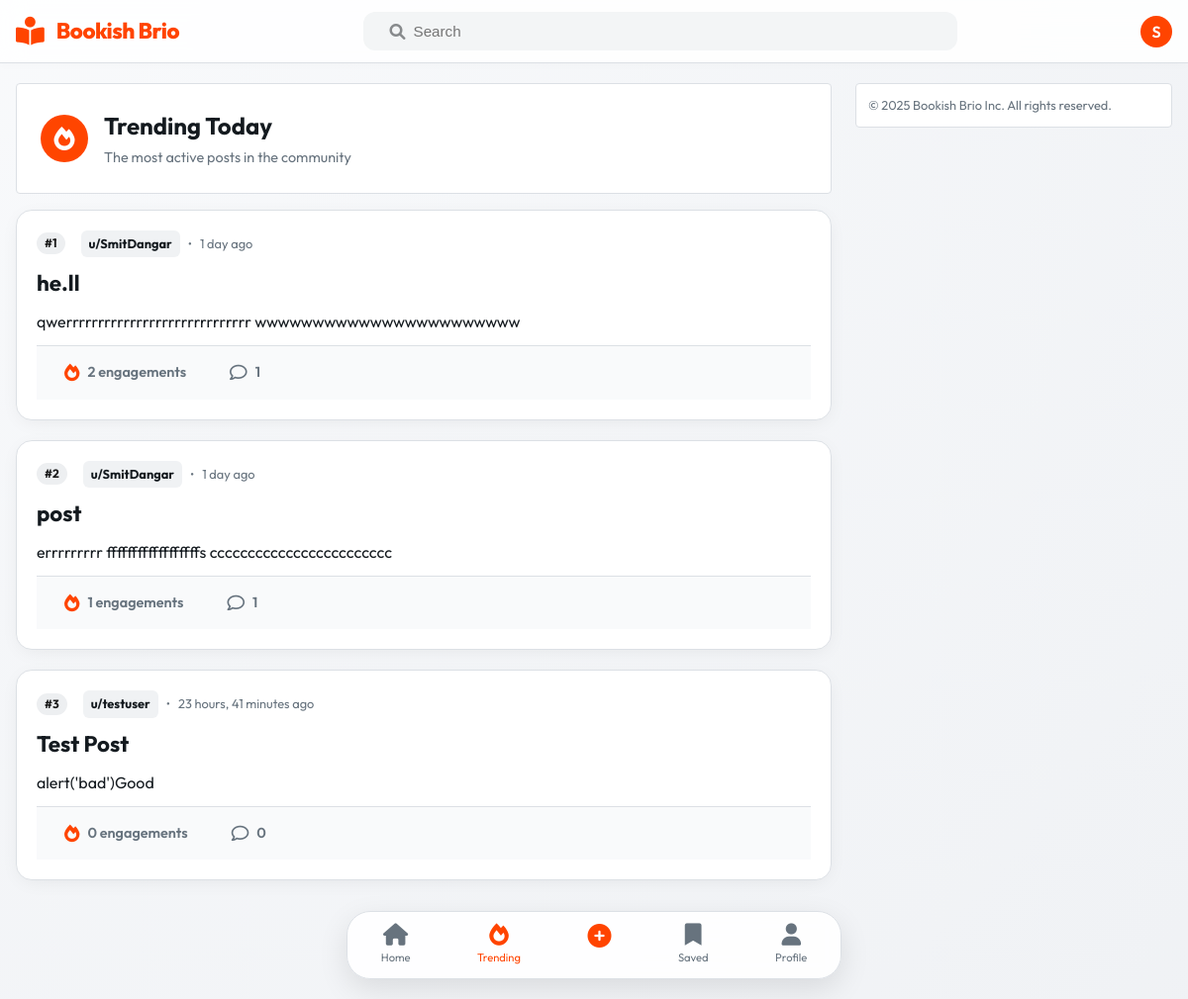
The page /trending/ (signed in) on the database its author committed.
### home/models.py (models this page shows, shortened)
class Post(models.Model):
    title = models.CharField(max_length=200)
    content = models.TextField()
    image = models.ImageField(
        upload_to='posts/',
        blank=True,
        null=True,
        help_text="Optional cover image for the post"
    )
    author = models.ForeignKey(
        User,
        on_delete=models.CASCADE,
        related_name='posts'
    )
    likes = models.ManyToManyField(
        User,
        related_name='liked_posts',
        blank=True,
        help_text="Users who liked this post"
    )
    tags = models.ManyToManyField('Tag', blank=True, related_name='posts', help_text="Tags for this post")
    created_at = models.DateTimeField(auto_now_add=True)
    @property
    def preview_content(self):
        return strip_tags(self.content)

### home/views.py (the view)
# urls.py: path('trending/', views.trending_posts, name='trending'),
def trending_posts(request):
    from datetime import timedelta
    from django.utils import timezone
    week_ago = timezone.now() - timedelta(days=7)
    posts = Post.objects.filter(created_at__gte=week_ago).annotate(
        like_count=Count('likes'),
        comment_count=Count('comments')
    ).order_by('-like_count', '-comment_count')[:20]
    return render(request, 'home/trending.html', {'posts': posts})

### home/templates/home/trending.html (shortened to what this page needs)
{% extends "home/base.html" %}
{% block content %}
<div class="trending-header">
    <div class="trending-icon"><i class="fas fa-fire"></i></div>
    <div class="trending-title">
        <h1>Trending Today</h1>
        <p>The most active posts in the community</p>
    </div>
</div>
<section class="posts-feed">
    {% for post in posts %}
    <article class="post-card" onclick="window.location.href='{% url 'post_detail' post.pk %}'">
        <div class="post-main">
            <div class="post-meta">
                <span class="rank-badge">#{{ forloop.counter }}</span>
                <a href="{% url 'public_profile' post.author.username %}" class="post-author"
                    onclick="event.stopPropagation();">
                    u/{{ post.author.username }}
                </a>
                <span>•</span>
                <span>{{ post.created_at|timesince }} ago</span>
            </div>
            <h2 class="post-title">{{ post.title }}</h2>
            <div class="post-content-preview"
                style="display: -webkit-box; -webkit-line-clamp: 2; -webkit-box-orient: vertical; overflow: hidden;">
                {{ post.preview_content }}
            </div>
            <div class="post-actions" style="margin-top: 12px;">
                <div class="action-btn">
                    <i class="fas fa-fire" style="color: var(--primary);"></i>
                    <span>{{ post.like_count|add:post.comment_count }} engagements</span>
                </div>
                <div class="action-btn">
                    <i class="far fa-comment"></i>
                    <span>{{ post.comment_count }}</span>
                </div>
            </div>
        </div>
    </article>
    {% empty %}
    <div
        style="background: white; padding: 60px; text-align: center; border-radius: 4px; border: 1px solid var(--border);">
        <i class="fas fa-ghost fa-3x" style="margin-bottom: 16px; opacity: 0.2;"></i>
        <p>It's quiet here... for now.</p>
    </div>
    {% endfor %}
</section>
{% endblock %}

### home/templates/home/base.html (shortened to what this page needs)
{% load static %}
<!DOCTYPE html>
<html lang="en">
<head>
    <link rel="stylesheet" href="https://cdnjs.cloudflare.com/ajax/libs/font-awesome/6.0.0-beta3/css/all.min.css">
    <link rel="stylesheet" href="{% static 'home/css/main.css' %}">
</head>
<body>
    <header class="header">
        <div class="header-content">
            <a href="{% url 'index' %}" class="logo-link">
                <i class="fas fa-book-reader fa-lg"></i>
                <h1>Bookish Brio</h1>
            </a>
            <div class="search-container">
                <form action="{% url 'search_enhanced' %}" method="get" class="search-form">
                    <i class="fas fa-search" style="color: #878a8c; margin-left: 10px;"></i>
                    <input type="text" name="q" placeholder="Search" value="{{ request.GET.q|default:'' }}">
                </form>
            </div>
            <div class="header-actions">
                {% if user.is_authenticated %}
                <a href="{% url 'profile' %}" class="user-avatar-link" style="text-decoration: none;">
                    <div class="user-avatar"
                        style="width: 32px; height: 32px; border-radius: 50%; background: var(--primary); color: white; display: flex; align-items: center; justify-content: center; font-weight: 600;">
                        {{ user.username|first|upper }}
                    </div>
                </a>
                {% else %}
                <a href="{% url 'login' %}" class="btn-orange">Log In</a>
                {% endif %}
            </div>
        </div>
    </header>
    <main class="main-container">
        <section class="content-feed">
            {% block content %}{% endblock %}
        </section>
        <aside class="sidebar">
            {% block sidebar %}
            <div
                style="background: white; border: 1px solid var(--border); border-radius: 4px; padding: 12px; box-shadow: var(--shadow-sm);">
                <p style="font-size: 0.8rem; color: var(--text-meta);">© 2025 Bookish Brio Inc. All rights reserved.</p>
            </div>
            {% endblock %}
        </aside>
    </main>
    <nav class="bottom-nav">
        <a href="{% url 'index' %}" class="nav-item">
            <i class="fas fa-home"></i>
            <span>Home</span>
        </a>
        <a href="{% url 'trending' %}" class="nav-item">
            <i class="fas fa-fire"></i>
            <span>Trending</span>
        </a>
        <a href="{% url 'add_post' %}" class="nav-item">
            <i class="fas fa-plus-circle" style="font-size: 1.5rem; color: var(--primary);"></i>
        </a>
        <a href="{% url 'bookmarks' %}" class="nav-item">
            <i class="fas fa-bookmark"></i>
            <span>Saved</span>
        </a>
        <a href="{% url 'profile' %}" class="nav-item">
            <i class="fas fa-user"></i>
            <span>Profile</span>
        </a>
    </nav>
</body>
</html>

### home/static/home/css/main.css (style rules this page uses)
:root { --primary: hsl(16, 100%, 50%); --primary-dark: hsl(16, 100%, 40%); --primary-light: hsl(16, 100%, 65%); --accent: hsl(210, 100%, 50%); --bg-body: hsl(215, 20%, 95%); --bg-card: hsl(0, 0%, 100%); --bg-glass: hsla(0, 0%, 100%, 0.85); --text-main: hsl(210, 20%, 10%); --text-meta: hsl(210, 10%, 45%); --border: hsl(210, 15%, 88%); --border-hover: hsl(210, 15%, 80%); --shadow-soft: 0 4px 20px -5px rgba(0, 0, 0, 0.08); --shadow-premium: 0 10px 30px -10px rgba(0, 0, 0, 0.12); --transition: all 0.3s cubic-bezier(0.4, 0, 0.2, 1); --container-max: 800px; }
* { margin: 0; padding: 0; box-sizing: border-box; -webkit-font-smoothing: antialiased; }
body { font-family: 'Outfit', 'Inter', -apple-system, sans-serif; background: radial-gradient(circle at top left, hsl(215, 30%, 98%), var(--bg-body)); color: var(--text-main); line-height: 1.5; padding-bottom: 80px; min-height: 100vh; }
.header { background: var(--bg-glass); backdrop-filter: blur(12px); -webkit-backdrop-filter: blur(12px); border-bottom: 1px solid var(--border); padding: 12px 16px; position: sticky; top: 0; z-index: 1000; box-shadow: 0 2px 10px rgba(0,0,0,0.02); }
.header-content { max-width: 1200px; margin: 0 auto; display: flex; align-items: center; justify-content: space-between; gap: 1.5rem; }
.logo-link { text-decoration: none; display: flex; align-items: center; gap: 0.75rem; color: var(--primary); transition: var(--transition); }
.logo-link i { font-size: 1.8rem; }
.logo-link h1 { font-size: 1.4rem; font-weight: 800; letter-spacing: -0.5px; display: none; }
@media (min-width: 640px) { .logo-link h1 { display: block; } }
.search-container { flex: 1; max-width: 600px; }
.search-form { background: hsl(210, 15%, 96%); border: 1.5px solid transparent; border-radius: 12px; display: flex; align-items: center; padding: 0 16px; transition: var(--transition); }
.search-form input { background: transparent; border: none; padding: 10px 8px; width: 100%; outline: none; font-size: 0.95rem; color: var(--text-main); }
.main-container { max-width: 1200px; margin: 0 auto; padding: 20px 16px; display: grid; grid-template-columns: 1fr; gap: 24px; }
@media (min-width: 992px) { .main-container { grid-template-columns: 1fr 320px; } }
@media (min-width: 992px) { .sidebar { display: block; } }
.post-card { background: var(--bg-card); border: 1px solid var(--border); border-radius: 16px; overflow: hidden; margin-bottom: 20px; transition: var(--transition); position: relative; box-shadow: var(--shadow-soft); }
.post-main { padding: 20px; }
.post-meta { font-size: 0.8rem; color: var(--text-meta); margin-bottom: 12px; display: flex; align-items: center; gap: 8px; }
.post-author { color: var(--text-main); font-weight: 700; text-decoration: none; padding: 4px 8px; background: hsl(210, 15%, 95%); border-radius: 6px; transition: var(--transition); }
.post-title { font-size: 1.4rem; font-weight: 700; margin-bottom: 12px; line-height: 1.3; color: var(--text-main); text-decoration: none; display: block; }
.post-actions { display: flex; padding: 8px 12px; gap: 12px; background: hsl(210, 15%, 98%); border-top: 1px solid var(--border); }
.action-btn { background: transparent; border: none; padding: 8px 16px; border-radius: 8px; color: var(--text-meta); font-size: 0.9rem; font-weight: 600; display: flex; align-items: center; gap: 8px; cursor: pointer; transition: var(--transition); }
.action-btn i { font-size: 1.1rem; }
.bottom-nav { position: fixed; bottom: 20px; left: 50%; transform: translateX(-50%); width: calc(100% - 32px); max-width: 500px; background: rgba(255, 255, 255, 0.9); backdrop-filter: blur(10px); border: 1px solid var(--border); border-radius: 24px; display: flex; justify-content: space-around; padding: 12px 0; z-index: 1000; box-shadow: 0 10px 30px rgba(0,0,0,0.1); }
.nav-item { display: flex; flex-direction: column; align-items: center; text-decoration: none; color: var(--text-meta); font-size: 0.7rem; gap: 4px; transition: var(--transition); }
.nav-item i { font-size: 1.4rem; }
.nav-item.active { color: var(--primary); }
.post-card { animation: fadeIn 0.4s ease-out forwards; }

### rows shown on the page
Post: author.username "SmitDangar", created_at "1 day", title "he.ll", preview_content "qwerrrrrrrrrrrrrrrrrrrrrrrrrrrrr wwwwwwwwwwwwwwwwwwwwwww", like_count|add "2", comment_count "1"
Post: author.username "SmitDangar", created_at "1 day", title "post", preview_content "errrrrrrrr ffffffffffffffffffs cccccccccccccccccccccccc", like_count|add "1", comment_count "1"
Post: author.username "testuser", created_at "23 hours, 41 minutes", title "Test Post", preview_content "alert('bad')Good", like_count|add "0", comment_count "0"

### other values the page prints
{{ user.username|first|upper }} "S"
